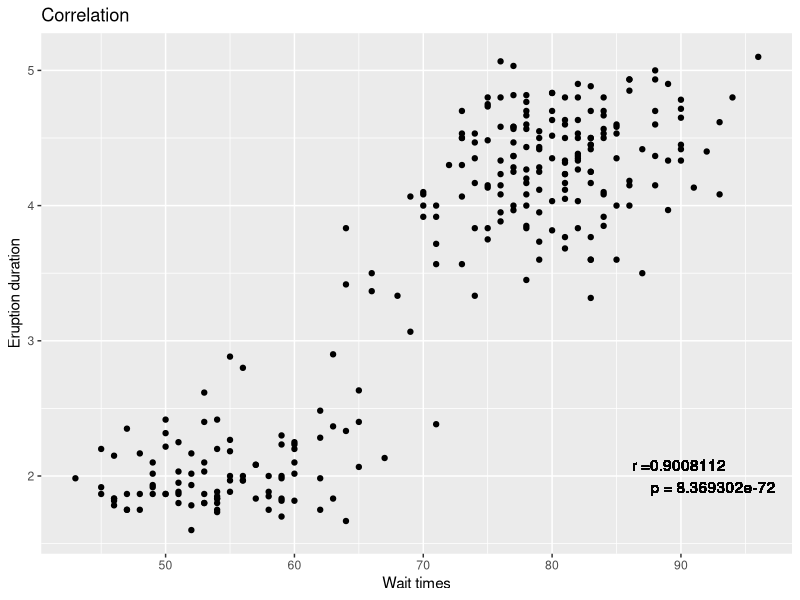
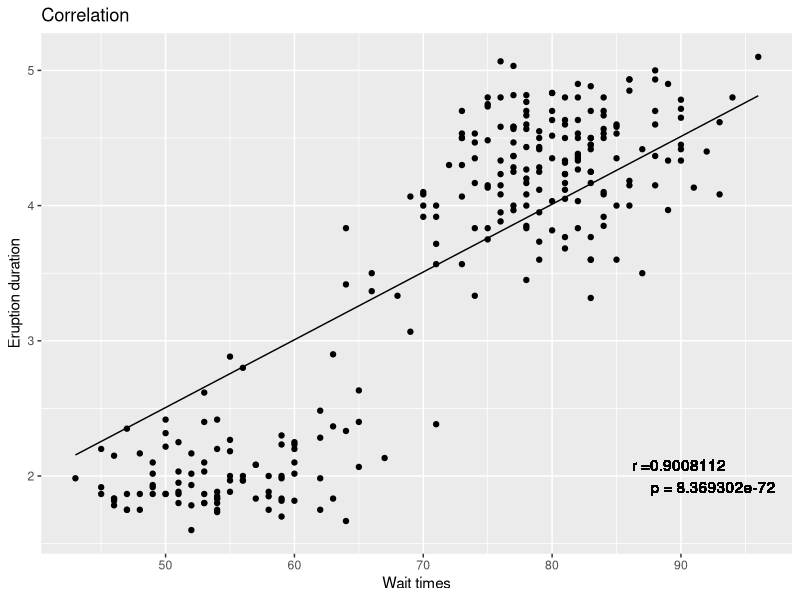
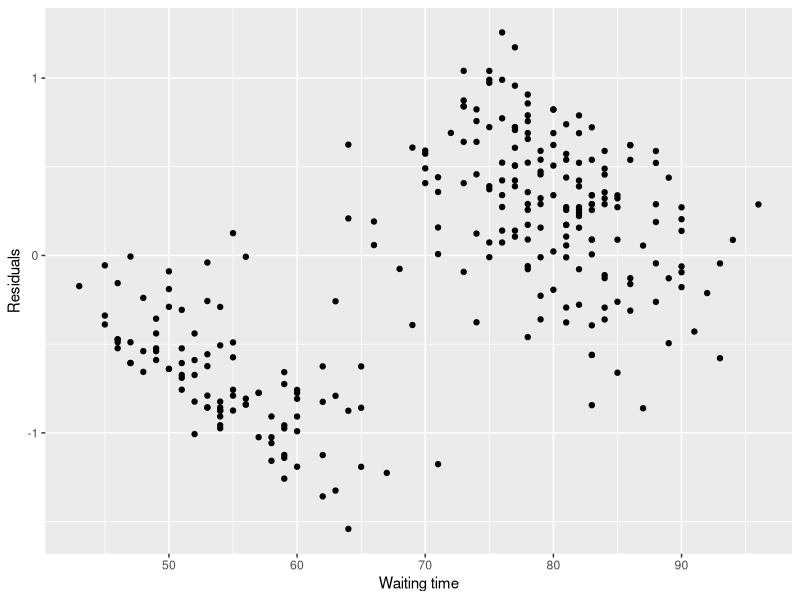
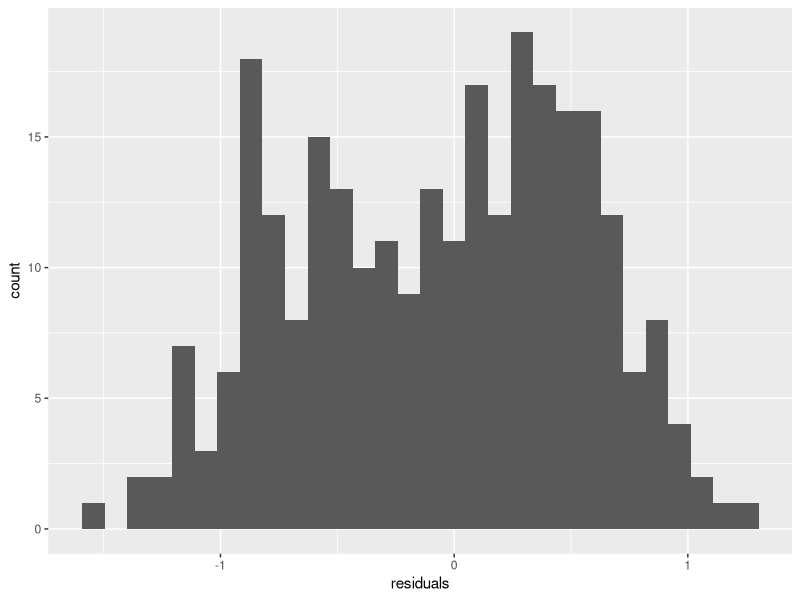
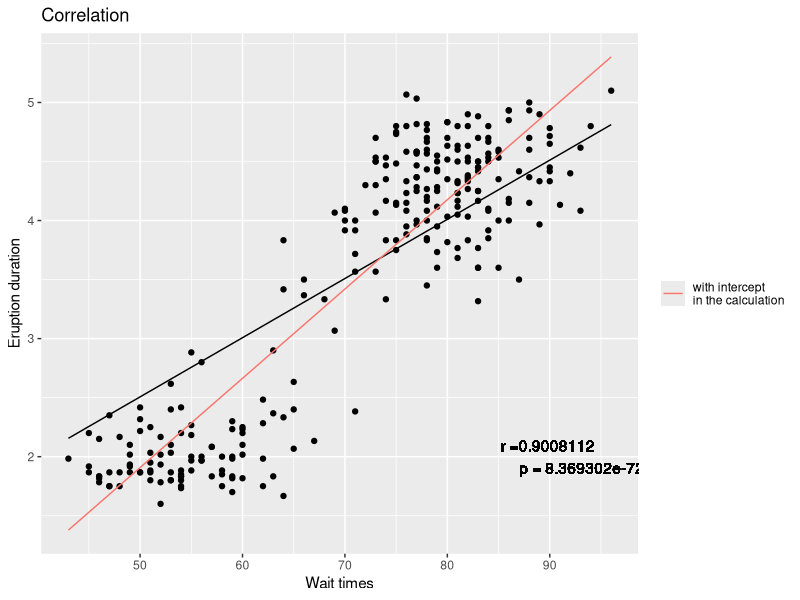
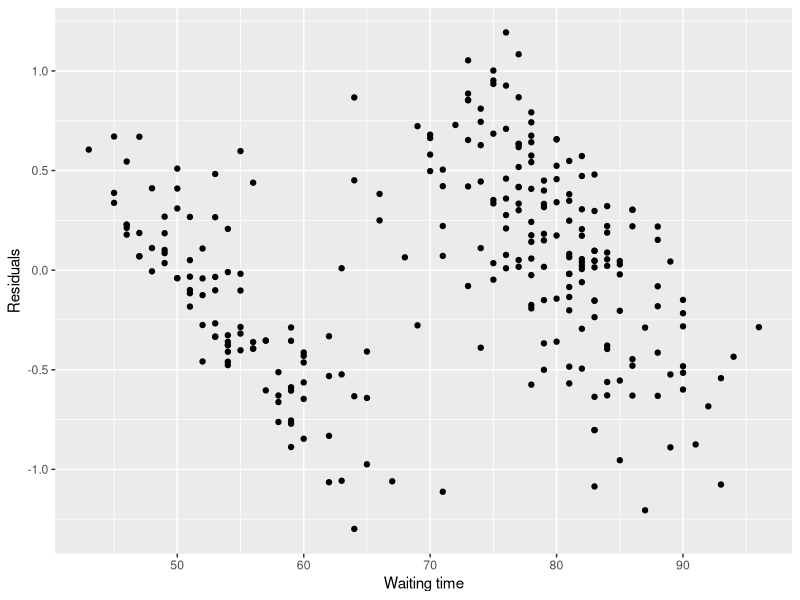
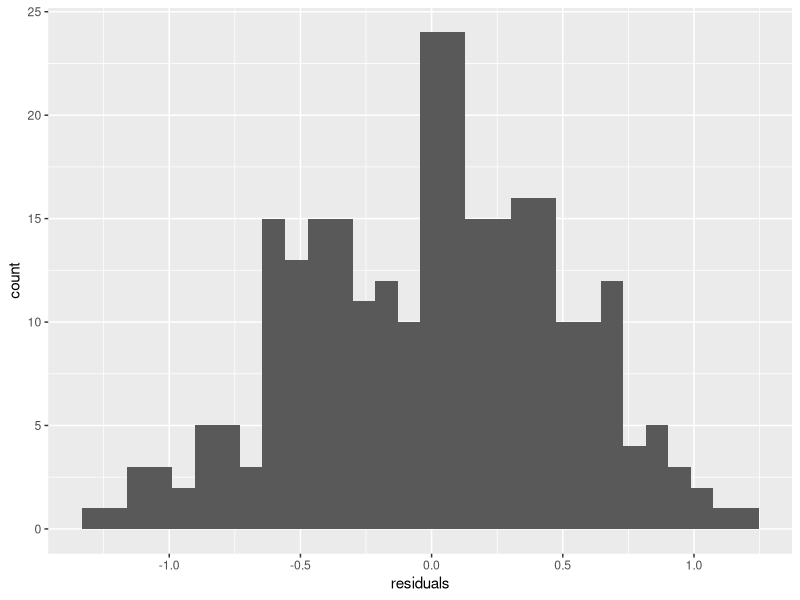
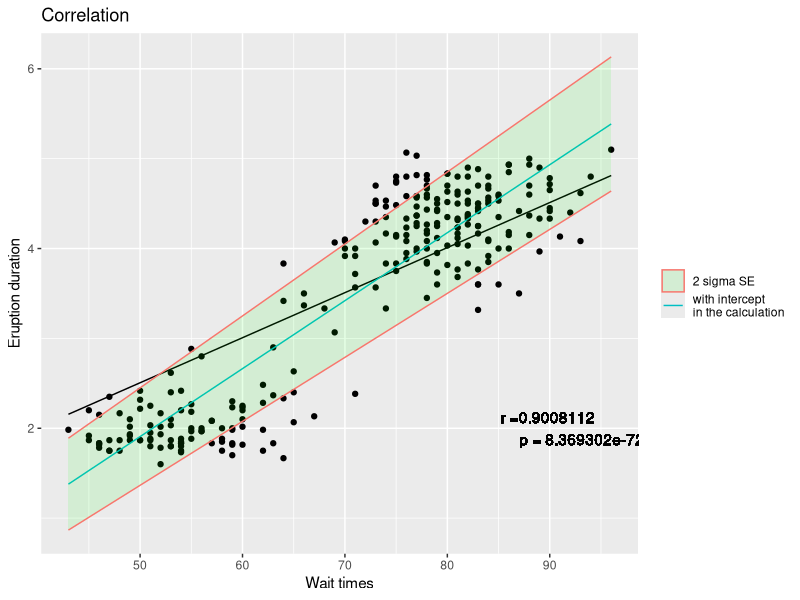

The R script that drew these images, in order:
#Earth and Environmental Data Analysis
#Lab 07

#Regression.

#Let's go back to our old friend the faithful dataset.
#1. Use ggplot to create a scatter plot between eruptions and waittimes. Calculate the correlation of these two timeseries, and their p-value (after adjusting N for autocorrelation). Add the values for r and p to the plot using geom_text.

library(ggplot2)

mydata= faithful

AR1 = function(x, lag = 1){
  auto.corr = c()
  for(i in lag){
    lagged1 = x[(1+i): length(x)]
    lagged2 = x[1:(length(x)-i)]
    auto.corr[i] <- round(cor(lagged1, lagged2),3)
  }
  return(auto.corr)
}

correlation = function(x, y){
  out =list()
  a = x - mean(x)
  b = y - mean(y)
  cov = t(a)%*%b / (length(b)-1)
  rho = cov/sqrt(var(x)*var(y))
  Tstat = rho * sqrt((length(x)-2)/(1-rho^2))
  N = length(x)
  AR1x = AR1(x = x)
  AR1y = AR1(x = y)
  EffN = N * (1 - AR1x*AR1y)/(1+AR1x*AR1y)
  p.value = pt(-abs(Tstat),df=EffN)*2
  out$R = rho
  out$T = Tstat
  out$P = p.value
  out$Effn = EffN
  print(out)
}

mydata.cor = correlation(x = mydata$eruptions, y = mydata$waiting)

myplot = ggplot(data = mydata)+
  geom_point(aes(x = mydata$waiting, y = mydata$eruptions))+
  labs(x = "Wait times", y = "Eruption duration", title = "Correlation")+
  geom_text(aes(x = 90, y = 2, label = "r =0.9008112 
                p = 8.369302e-72"))

myplot

#It looks like waittimes might be a good predictor for the duration of the upcoming eruption. Your boss asks you to calculate how long the upcoming eruption will last based on the current wait time. All our hard work last week on correlation does not help us with this prediction. We need a MODEL; and will start with a simple linear model. To do this - ordinary linear regression!

#2a. Create a function that uses linear algebra to create a model of Y = X*b, that has two inputs - your design matrix X, and your predictand Y, that returns b

B = function(X = Xd, Y = Y){
  XX=t(X)%*%Xd
  XY=t(X)%*%Y
  B=solve(XX)%*%XY
  return(B)
}

#2b. Use your function to calculate the model where your design matrix (X) is only the waittimes (a 272x1 matrix). What does b mean in this case? Calculate y-hat over the range of geyser waitimes and add that line to your graph. How well does this model fit the data?

X = mydata$waiting
Y = mydata$eruptions
Xd=c(X)

b = B(Xd, Y) # b is the slope 

yhat=Xd%*%b

new.plot = myplot + geom_line(aes(X,yhat))
new.plot

residuals = Y-yhat

res.plot = ggplot()+
  geom_point(aes(X,residuals))+
  labs(x = "Waiting time", y = "Residuals")

res.plot #the residuals appear to cluster into two groups

his.plot = ggplot()+geom_histogram(aes(residuals))
his.plot #the residuals might be bimodal which would suggest to me that the model is not fitting the data very well

#2c. Calculate another model, this time adding a column of ones to your design matrix to allow the derivation of a y=mx+b type model (with an intercept). Add this to your plot too - with a new color and a good legend. Is this an improvement?

ones=matrix(1,nrow=length(X))
length(X)
Xd=cbind(ones,X)
b = B(Xd, Y)
yhat2=Xd%*%b

new.new.plot = new.plot + geom_line(aes(X,yhat2, colour = "with intercept 
in the calculation"))+
  theme(legend.title=element_blank())

new.new.plot

residuals = Y-yhat2

res.plot = ggplot()+
  geom_point(aes(X,residuals))+
  labs(x = "Waiting time", y = "Residuals")

res.plot 

his.plot = ggplot()+geom_histogram(aes(residuals))
his.plot #it is an improvement as the clusters have come together a bit more than previously.

#2d. A new eruption is starting! It's been 83 minutes since the last eruption. Your boss asks how long it will last. What's the answer?

eruption.lm = lm(Y ~ X)
nd = data.frame(X=83)
predict(eruption.lm, nd, interval="predict") 

#3. Your boss says "Great!"; but being a graduate of this class she likes to think probabilistically. So she asks "What's the uncertainty in your prediction?".

SSE = t(residuals)%*%residuals
MSE = SSE / (length(Y)-length(b)) 
s = sqrt(MSE)

covB = solve(t(Xd)%*%Xd)*as.vector(s^2)
stdb = diag(sqrt(covB))

Xd = c(1,83)
pred = Xd%*%b 
pred.unc = Xd%*%stdb
print(pred.unc)

#3a. Back to the drawing board. You need to beef up your function to include uncertainty. First, let's calculate the standard error of the regression. To do this you will use the regression residuals (the differences between the real Y-values and the predicted y-values (or y-hat)).
#First we need to calculate the root-mean-squared-error (RMSE) on the residuals. Calculate the sum of squares of the residuals, then divide by the degrees of freedom (n-2 for regression), then take the sqare root of all of that. Call this s.

ones=matrix(1,nrow=length(X))
length(X)
Xd=cbind(ones,X)

SSE = t(residuals)%*%residuals
MSE = SSE / (length(Y)-length(b)) 
s = sqrt(MSE)

#3b. Describe in human words what s is (including it's units).

#is a measure of the difference between the predicted and actual values. it has the same units as the quantity being estimated, in this case, the eruption duration, which is in minutes

#3c. Now you need to use s, to estimate the standard error of the regression coefficients. First calculate the covariance matrix of design matrix, and multiply that by s^2. The standard error of the regression coefficients is equal to sqrt of the covariance matrix.
#Note, you will get a square matrix, with the standard errors along the diagnal. Use diag() to extract just the diagnal.

covB = solve(t(Xd)%*%Xd)*as.vector(s^2)
stdb = diag(sqrt(covB))

#3d. OK, now we have standard error estimates on our regression coefficents. Calculate two more lines for your plot, that characterize twice the range of the standard error (the two sigma range). Add this range to your plot using geom_ribbon().

yhatHi = Xd%*%(b+2*stdb)
yhatLo = Xd%*%(b-2*stdb)

unc.plot = new.new.plot +
  geom_ribbon(aes(x=X,ymin = yhatLo,ymax = yhatHi, colour = "2 sigma SE"),fill = "green", alpha = 0.1)
  
unc.plot
#3e. The last eruption ended up being 4 minutes long - different than your prediction. Now your boss really wants to have uncertainy on your prediction. Another eruption is starting, we've been waiting only 61 minutes. Provide a new prediction to your boss with a best estimate, and 2-sigma uncertainty range. 

eruption.lm = lm(Y ~ X)
nd = data.frame(X=61)
predict(eruption.lm, nd, interval="predict") 

SSE = t(residuals)%*%residuals
MSE = SSE / (length(Y)-length(b)) 
s = sqrt(MSE)

covB = solve(t(Xd)%*%Xd)*as.vector(s^2)
stdb = diag(sqrt(covB))

Xd = c(1,61)
pred = Xd%*%b 
pred.unc = Xd%*%(2*stdb)
print(pred.unc)

#3f. Your boss appreciates your more probabilistic prediction; however she needs the answer to a specific question. A bigwig is visiting the park, but only has time to watch a short eruption. If your boss tells the bigwig that this eruption will be less than three minutes, and it's not, she will be fired. Assuming your predictive model follows a normal distribution, what's the probability that the upcoming eruption will be less than 3 minutes long? Make a plot that shows the distribution of possibilities that support your probability estimate.

xseq = seq(40,98,length.out = 100) #the numbers come from point 5, the spread of the uncertainty in the plot with the regression
gauss = dnorm(xseq,mean = pred,sd=pred.unc)
ggplot()+geom_area(aes(xseq,gauss),fill = "white")+geom_vline(xintercept = 80)

1-pnorm(3,mean = pred,sd = pred.unc)


#Part 2. Multiple regression.
#Bad news. That last eruption ended up lasting 181 secs, and you got fired. Such is life of an Earth and Environmental Data Analyst. Good news though, you got a new job working for an oil company. 

#Now you're going to use your same tools to create a new regression model to predict permeability based on some image-analysis data on rock samples. Your training dataset is called "rock"
#?rock

#4a. First, explore your data. Create a facted ggplot that shows permeability plotted against area, perimeter and shape.

#4b. Use your regression function to create linear models for all three predictors (area, shape, and perimeter) separately. For each model, calculate yhat (the permeability values predicted by your model), and calcuate the percent of variance that is represented by your model (using what we learned last week in lab).


#4c. Use the same function you wrote before to create a MULTIPLE linear regression model, using area, perimeter AND shape as predictors. Calculate percent variance explained (R^2) for this model as well.



#4d. Examine the standard errors in your regression model. They're a little hard to compare since they're all in different units. Convert them all to percentages of the b values. Based on this, which predictor is doing most of the heavy lifting in the model? Is this consistent with the percent variance explained you observed in 4b?



#Part 3. Polynomial regression
#Well, the price of oil continued to fall and you lost your oil company job. Good thing you have such a strong skillset to fall back on! You quickly obtained new work with a logging company.

#Federal law requires that your company not cut trees that are older than 20 years; and your new boss asks you to create a model to predict age based on tree height. They provide you some data about this relation in "loblolly" . 
#?loblolly

#5a. Create a scatter plot of height vs age. Does a linear model seem like a good choice here?

#5b. Calculate a linear model of this relationship, calculate your predicted values (y-hat), and add that line and the uncertainties around it, to your graph.


#5c. Now calculate the residuals (Y-Yhat). Do you notice a pattern?


#5d. Let's try a non-linear model. A polynomial model. For a polynomial model, our design matrix should be, for example [X^2 X 1's], although more pieces could be added. Create a new design matrix and use your function to calcualte a polynomial regression. Add your polynomial model (and it's uncertainties) to your plot. Does this work better?



#5e. Great. Your boss is impressed with your work (and wondering how you got yourself fired twice recently). The logging company figures that it can get away with cutting a few old trees, so long as 95% of the trees it cuts are less than 20 yrs old. Given this, use your new model, and the assumption that its distribution is normal, to figure out what is the tallest trees the company should cut to make sure that 95% are less than 20 years old? (Hint: there are multiple ways to do this, but using qnorm() is probably most efficient.)



